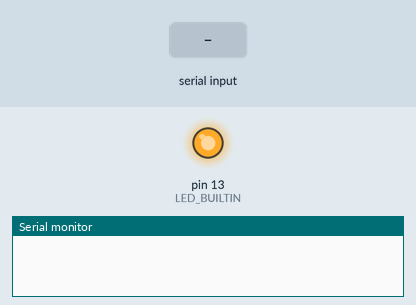
Recording of a sketch running on a simulated Arduino Uno, built with avr-gcc and run on an emulated ATmega328P. Shown: output pins drawn as LEDs (lit = HIGH), the last lines printed to the serial monitor. Inputs (shaded band) come from the test bench.

Above: at 1.2 s.
1.3 s: "90,45\n" received over Serial
At 3.3 s:
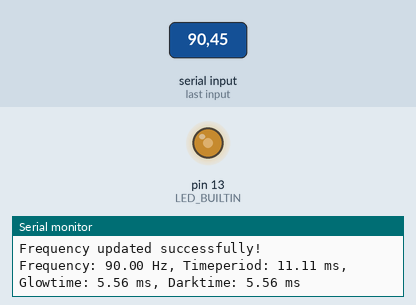
3.6 s: "30,150\n" received over Serial
At 4.42 s:
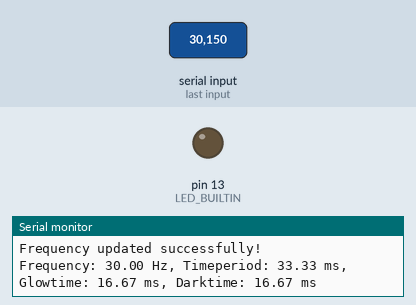
6.6 s: "200\n" received over Serial
Timing chart, 0 to 9.6 s (numbered marks = the images above; inputs shaded):
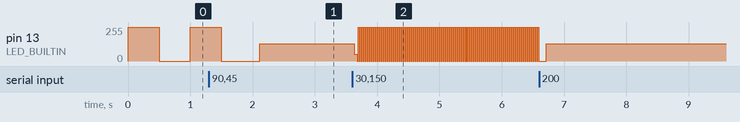

The sketch:

led_blink_dynamic_frequency.ino
```cpp
#define LED_BUILTIN 13

float frequency = 1.0;
float timeperiod;
float glowtime;
float darktime;

void setup() {
  pinMode(LED_BUILTIN, OUTPUT);
  Serial.begin(9600);
  calculateTiming();  // Initial calculation of timing values
  //Serial.println("Enter 'q' to quit.");
}

void loop() {
  while (true) {  // Ensure a semicolon here
    // Check if there's new input from the Serial Monitor
    if (Serial.available() > 0) {
      String newfrequency = Serial.readStringUntil('\n');
      newfrequency.trim();

      if (newfrequency.length() > 0) {
        // If input is not empty, update frequency and timing values
        if (newfrequency.toFloat()) {
          frequency = newfrequency.toFloat();
          calculateTiming();
          printValues();

        } else {
          Serial.println("Invalid input. Frequency unchanged.");
        }
      } else if (newfrequency == "q") {
        Serial.println("Program terminated.");
        break;  // Now within a valid loop structure
      }
    }

    // Blink the LED
    digitalWrite(LED_BUILTIN, HIGH);
    delay((unsigned long)(glowtime * 1000));  // Convert to milliseconds
    digitalWrite(LED_BUILTIN, LOW);
    delay((unsigned long)(darktime * 1000));  // Convert to milliseconds
  }
}

void calculateTiming() {
  timeperiod = 1.0 / frequency;
  glowtime = timeperiod / 2.0;
  darktime = glowtime;
}

void printValues() {
  Serial.println("Frequency updated successfully!");
  Serial.print("Frequency: ");
  Serial.print(frequency);
  Serial.print(" Hz, Timeperiod: ");
  Serial.print(timeperiod * 1000); // Convert to milliseconds
  Serial.print(" ms, Glowtime: ");
  Serial.print(glowtime * 1000);    // Convert to milliseconds
  Serial.print(" ms, Darktime: ");
  Serial.print(darktime * 1000);    // Convert to milliseconds
  Serial.println(" ms");
}
```

Measured:
- after the input at 3.6 s, pin 13 (LED_BUILTIN): 128/255 → 50/255 at once, then repeats every 0.03 s: 0/255 0.02 s, 255/255 0.02 s
